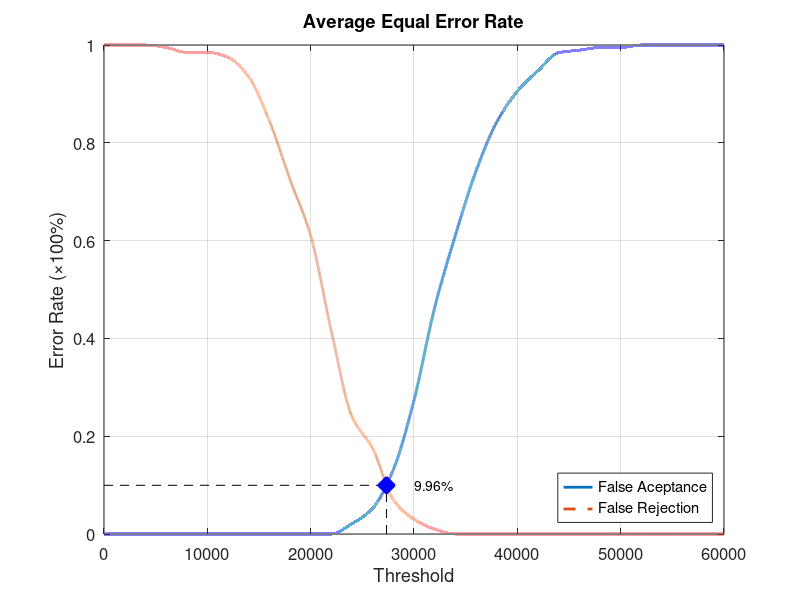
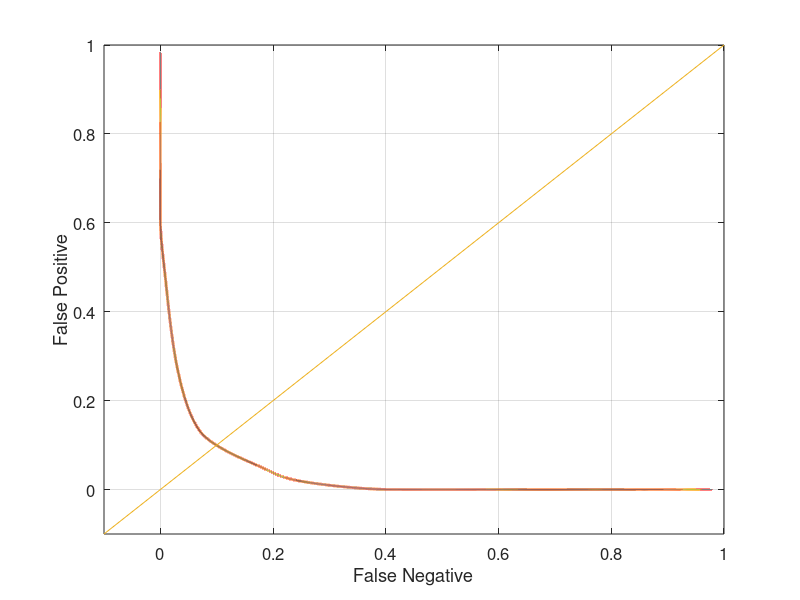

Here is the MATLAB script that generated these plots, in order:
function yEER = Database5_4
close all;
clear;
clc;
x = 0:2000:60000;
xq = 0:0.5:60000;

y0 = [0 0 0 0 0 0 0 0 0 0 0 0 0.0210526 0.0526316 0.131579 0.273684 0.463158 0.610526 0.742105 0.842105 0.905263 0.947368 0.984211 0.989474 0.994737 0.994737 1 1 1 1 1];
yy0 = interp1(x, y0, xq, 'pchip');
y1 = [1 1 1 0.995 0.985 0.985 0.975 0.935 0.845 0.725 0.61 0.415 0.24 0.175 0.07 0.03 0.01 0 0 0 0 0 0 0 0 0 0 0 0 0 0];
yy1 = interp1(x, y1, xq, 'pchip');

% Calculating EER: 
y2 = abs(y0 - y1);
find(y2 == min(y2))
yy2 = abs(yy0 - yy1);
xEER = find(yy2 == min(yy2));
xEERIndex = xq(xEER) % X-axis EER
yEER = yy0(xEER) % Y-axis EER

main = figure
plot(xq, yy0,'-','LineWidth', 2);	hold on
plot(xq, yy1,'--','LineWidth', 2);	hold on
plot([xEERIndex xEERIndex], [0 yEER], 'k--');	hold on
plot([0 xEERIndex], [yEER yEER], 'k--');	hold on
plot(xEERIndex, yEER, 'bx', 'LineWidth', 10);	hold on
text(xEERIndex + 10 * xEERIndex / 100, yEER, [num2str(round((10000 * yEER)) / 100) '%'])
legend('False Aceptance', 'False Rejection', 'Location', 'SouthEast')
xlabel('Threshold')
ylabel('Error Rate (\times100%)')
title('Average Equal Error Rate')
set(gca, 'FontSize', 12)
axis([0 60000 0 1])
grid on

print(main, 'Database5_4Main', '-dpng');
FNRxFPR = figure('Color', [1 1 1]);
plot(yy1, yy0, '-', yy1, yy0, 'LineWidth', 2);
hold on
y = -0.1:0.1:1
plot(y, y); 
set(gca, 'FontSize', 12)
xlabel('False Negative')
ylabel('False Positive')
axis([-0.1 1 -0.1 1])
set(gca, 'FontSize', 12)
grid on

print(FNRxFPR, 'Database5_4FNRxFPR','-dpng');
end
